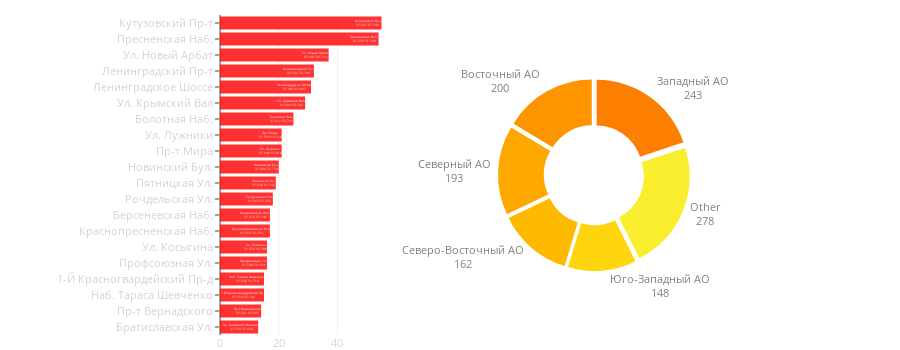

This figure's notebook cell:
### Code cell
def street_area_combine_plot(streets_barchart_y, 
                             streets_barchart_x,
                             lat, lon,
                             areas_barchart_values, 
                             areas_piechart_labels):    
    HOLE = 0.5
    PULL = 0.05
    PIE_AREA_X = [0.1, 1.0]
    PIE_AREA_Y = [0.2, 0.8]
    BAR_CHART_OPACITY = 0.8
    BAR_CHART_COLOR = 'red'
    BAR_CHART_CM = "Wistia"
    BAR_CHART_LEGEND_X = 0.55
    BAR_CHART_LEGEND_Y = 0.0
    
    TICK_LEN = 4
    PLOT_HEIGHT = 350
    PLOT_WIDTH = 900
    BAR_CHART_AREA_X = [0, 0.25]
    BAR_CHART_AREA_Y = [0, 1.0]
    MARGIN = go.layout.Margin(l=220, t=15, b=15, r=0)
    
    BAR_CHART_FONT_COLOR = 'lightgrey'
    BAR_CHART_FONT_SIZE = 11
    PIE_CHART_FONT_COLOR = 'grey'
    PIE_CHART_FONT_SIZE = 11
    
    MIN_COLOR_VALUE = 0.2
    MAX_COLOR_VALUE = 1.0
    
    colormap = matplotlib.cm.get_cmap(BAR_CHART_CM)
    
    norm_val = np.linspace(MAX_COLOR_VALUE, 
                           MIN_COLOR_VALUE, 
                           len(areas_barchart_values))
    
    pieces_colors = list(map(lambda x: 
                             matplotlib.colors.rgb2hex(colormap(x)), 
                             norm_val))
    
    round3 = lambda x: round(float(x), 3)
    hover_format = lambda x, y, z: "{}<br>{:.3f} {:.3f}".format(x, round3(y), round3(z))
    bar_hover = list(map(hover_format, streets, lat, lon))
    
    data = [go.Bar(y=streets_barchart_y,
                    x=streets_barchart_x,
                    marker=dict(color=BAR_CHART_COLOR), 
                    orientation='h',
                    text=bar_hover,
                    hoverinfo='text',
                    opacity=BAR_CHART_OPACITY, 
                    showlegend=False),

            go.Pie(values=areas_barchart_values,
                    labels=areas_piechart_labels,
                    domain=dict(x=PIE_AREA_X, y=PIE_AREA_Y),
                    hoverinfo="label+percent+value",
                    textinfo='label+value', 
                    textposition='outside',
                    hole=HOLE,
                    sort=False,
                    textfont=dict(size=PIE_CHART_FONT_SIZE, 
                                  color=PIE_CHART_FONT_COLOR),
                    marker=dict(colors=pieces_colors), 
                    pull=PULL)]
    
    layout = go.Layout(height=PLOT_HEIGHT, width=PLOT_WIDTH,
                       showlegend=False, 
                       margin=MARGIN, 
                       hovermode='closest',
                       xaxis=dict(domain=BAR_CHART_AREA_X, 
                                  tickfont=dict(color=BAR_CHART_FONT_COLOR,
                                                size=BAR_CHART_FONT_SIZE)),
                       yaxis=dict(domain=BAR_CHART_AREA_Y, 
                                  autorange="reversed", 
                                  ticklen=TICK_LEN, 
                                  tickfont=dict(size=BAR_CHART_FONT_SIZE, 
                                                color=BAR_CHART_FONT_COLOR)))
    fig = go.Figure(data=data, layout=layout)
    py.iplot(fig, show_link=False)

    
N_AREAS_VISUALIZED = 5
N_STREETS_VISUALIZED = 20
OTHER_LABEL = "Other"

streets_table_shrinked = streets_table[:N_STREETS_VISUALIZED]
area_activity_shrinked = area_activity[:N_AREAS_VISUALIZED] + [sum(area_activity[N_AREAS_VISUALIZED+1:])]
areas_labels_shrinked = areas[:N_AREAS_VISUALIZED] + [OTHER_LABEL]

street_area_combine_plot(streets_table_shrinked[STREET_COLUMN],
                         streets_table_shrinked['counter'],
                         streets_table_shrinked['latitude'],
                         streets_table_shrinked['longtitude'],
                         area_activity_shrinked,
                         areas_labels_shrinked)

### Figure 1 — Plotly figure (JSON) as saved in the notebook; plotly's stock layout.template omitted (floating-point values rounded to 4 significant figures)
{"data": [{"hoverinfo": "text", "marker": {"color": "red"}, "opacity": 0.8, "orientation": "h", "showlegend": false, "text": ["Кутузовский Пр-т<br>37.537 55.744", "Пресненская Наб.<br>37.539 55.748", "Ул. Новый Арбат<br>37.585 55.753", "Ленинградский Пр-т<br>37.532 55.799", "Ленинградское Шоссе<br>37.485 55.833", "Ул. Крымский Вал<br>37.604 55.732", "Болотная Наб.<br>37.612 55.741", "Пр-т Мира<br>37.554 55.716", "Ул. Лужники<br>37.638 55.816", "Новинский Бул.<br>37.584 55.754", "Пятницкая Ул.<br>37.628 55.742", "Рочдельская Ул.<br>37.563 55.756", "Берсеневская Наб.<br>37.610 55.742", "Краснопресненская Наб.<br>37.556 55.753", "Ул. Косыгина<br>37.555 55.706", "Профсоюзная Ул.<br>37.548 55.664", "Наб. Тараса Шевченко<br>37.538 55.750", "1-Й Красногвардейский Пр-д<br>37.554 55.749", "Пр-т Вернадского<br>37.521 55.685", "Пл. Киевского Вокзала<br>37.760 55.658"], "type": "bar", "uid": "c5af67e8-23ac-11e9-9eaa-3c15c2cf2370", "x": [55, 54, 37, 32, 31, 29, 25, 21, 21, 20, 19, 18, 17, 17, 16, 16, 15, 15, 14, 13], "y": ["Кутузовский Пр-т", "Пресненская Наб.", "Ул. Новый Арбат", "Ленинградский Пр-т", "Ленинградское Шоссе", "Ул. Крымский Вал", "Болотная Наб.", "Ул. Лужники", "Пр-т Мира", "Новинский Бул.", "Пятницкая Ул.", "Рочдельская Ул.", "Берсеневская Наб.", "Краснопресненская Наб.", "Ул. Косыгина", "Профсоюзная Ул.", "1-Й Красногвардейский Пр-д", "Наб. Тараса Шевченко", "Пр-т Вернадского", "Братиславская Ул."]}, {"domain": {"x": [0.1, 1], "y": [0.2, 0.8]}, "hole": 0.5, "hoverinfo": "label+percent+value", "labels": ["Западный АО", "Восточный АО", "Северный АО", "Северо-Восточный АО", "Юго-Западный АО", "Other"], "marker": {"colors": ["#fc7f00", "#fe9400", "#ffa800", "#ffba00", "#ffd50e", "#faed2d"]}, "pull": 0.05, "sort": false, "textfont": {"color": "grey", "size": 11}, "textinfo": "label+value", "textposition": "outside", "type": "pie", "uid": "c5af6b28-23ac-11e9-9622-3c15c2cf2370", "values": [243, 200, 193, 162, 148, 278]}], "layout": {"height": 350, "hovermode": "closest", "margin": {"b": 15, "l": 220, "r": 0, "t": 15}, "showlegend": false, "width": 900, "xaxis": {"domain": [0, 0.25], "tickfont": {"color": "lightgrey", "size": 11}}, "yaxis": {"autorange": "reversed", "domain": [0, 1], "tickfont": {"color": "lightgrey", "size": 11}, "ticklen": 4}}}
